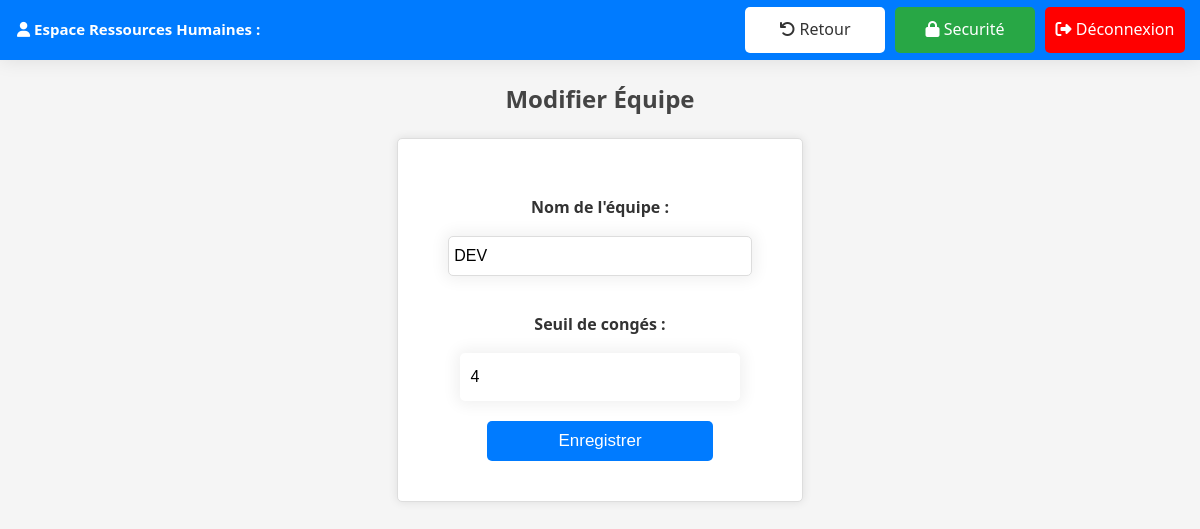
/modify/1/Equipe/ (signed in), run on an earlier commit of the app's database.
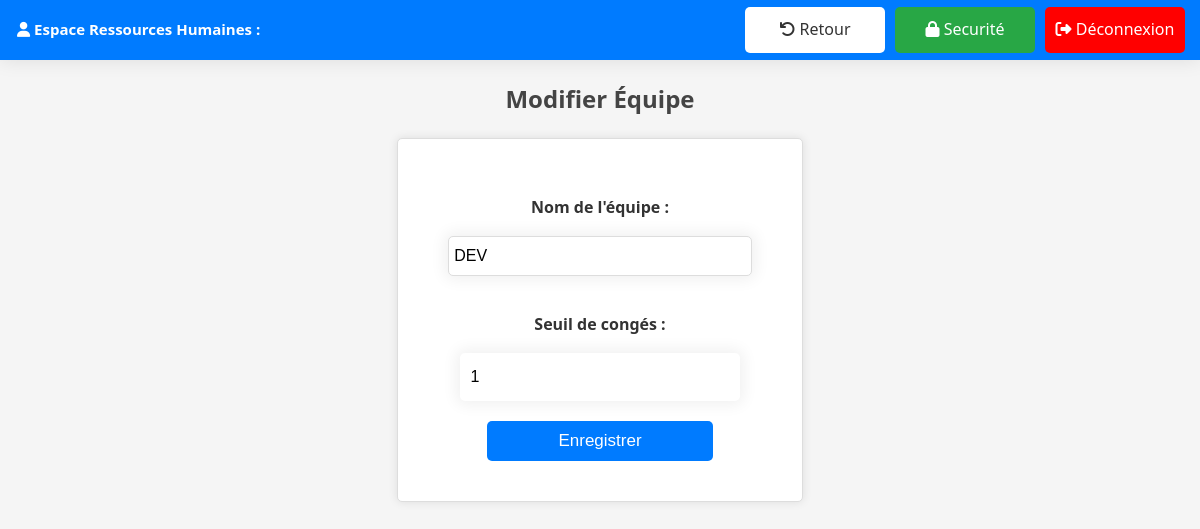
And on a later commit of the database.
### users/models.py (models this page shows)
class Equipe(models.Model):
    nom = models.CharField(max_length=100, null=True)
    seuil_conges = models.IntegerField(default=5)

### users/views.py (the view)
# urls.py: path('modify/<int:id>/<str:model>/', views.modify, name='modify'),
@login_required
def modify(request, id, model):
    model_class = globals()[model]
    instance = get_object_or_404(model_class, id=id)
    if model == 'Equipe':
        form_class = EquipeForm
    elif model == 'TypeConge':
        form_class = TypeCongeForm
    if request.method == 'POST':
        form = form_class(request.POST, instance=instance)
        if form.is_valid():
            form.save()
            return redirect('settings')
    else:
        form = form_class(instance=instance)
    context = {
        'form': form,
        'model': model,
    }
    return render(request, 'ressourceshumaines/modify.html', context)

### users/forms.py
class EquipeForm(forms.ModelForm):
    class Meta:
        model = Equipe
        fields = ['nom', 'seuil_conges']
        labels = {
            'nom': 'Nom de l\'équipe',
            'seuil_conges': 'Seuil de congés',
        }

### users/templates/ressourceshumaines/modify.html (shortened to what this page needs)
{% extends "base.html" %}
{% block topbar-left-container %}
<div class="tb-title"><i class="fa-solid fa-user"></i> Espace Ressources Humaines : </div>
{% endblock %}
{% block topbar-right-container %}
<a class="return-button" href="{% url 'settings' %}"><i class="fa-solid fa-arrow-rotate-left"></i> Retour</a>
<a class="security-button" href="{% url 'security' %}"><i class="fa-solid fa-lock"></i> Securité</a>
<a class="logout-button" href="{% url 'logout' %}"><i class="fa-solid fa-right-from-bracket"></i> Déconnexion</a>
{% endblock %}
{% block content %}
<h2>
    {% if model == 'Equipe' %}
        Modifier Équipe
    {% elif model == 'TypeConge' %}
        Modifier Type de Congé
    {% endif %}
</h2>
<form method="post">
    {{ form.as_p }}
    <button type="submit">Enregistrer</button>
</form>
{% endblock %}

What changed in the data, as far as the page shows it:
changed Equipe "DEV": seuil_conges "4" → "1"
